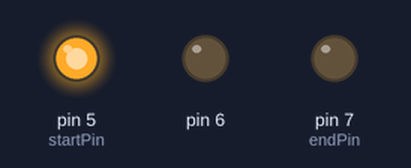
The sketch below on a simulated Arduino Uno, built with avr-gcc and run on an emulated ATmega328P. Parts: output pins drawn as LEDs (lit = HIGH).

Above: at 0.05 s.
At 1.45 s:
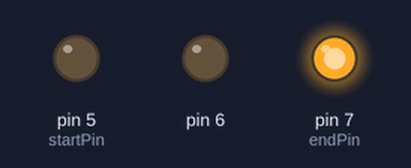
At 2.85 s:
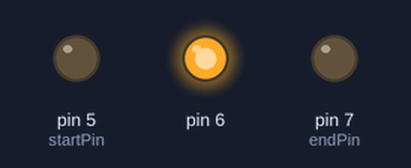
Timing chart, 0 to 3.1 s (numbered marks = the images above):
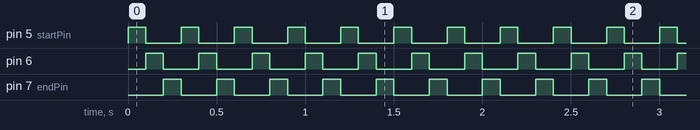

Measured:
- by itself, pin 5 (startPin), pin 6, pin 7 (endPin): alternates HIGH for 0.10 s and LOW for 0.20 s

The sketch:

E2-loop-led-light.ino
```cpp
int startPin = 5;
int endPin = 7;
int index = 0;

void setup() {
  // put your setup code here, to run once:
  for (int i = startPin; i <= endPin; i++) {
    pinMode(i, OUTPUT);
  }
}

void loop() {
  // put your main code here, to run repeatedly:
  for (int i = startPin; i <= endPin; i++) {
    digitalWrite(i, LOW);
  }

  digitalWrite(startPin + index, HIGH);
  index = (index + 1) % (endPin - startPin + 1);
  delay(100);
}
```
